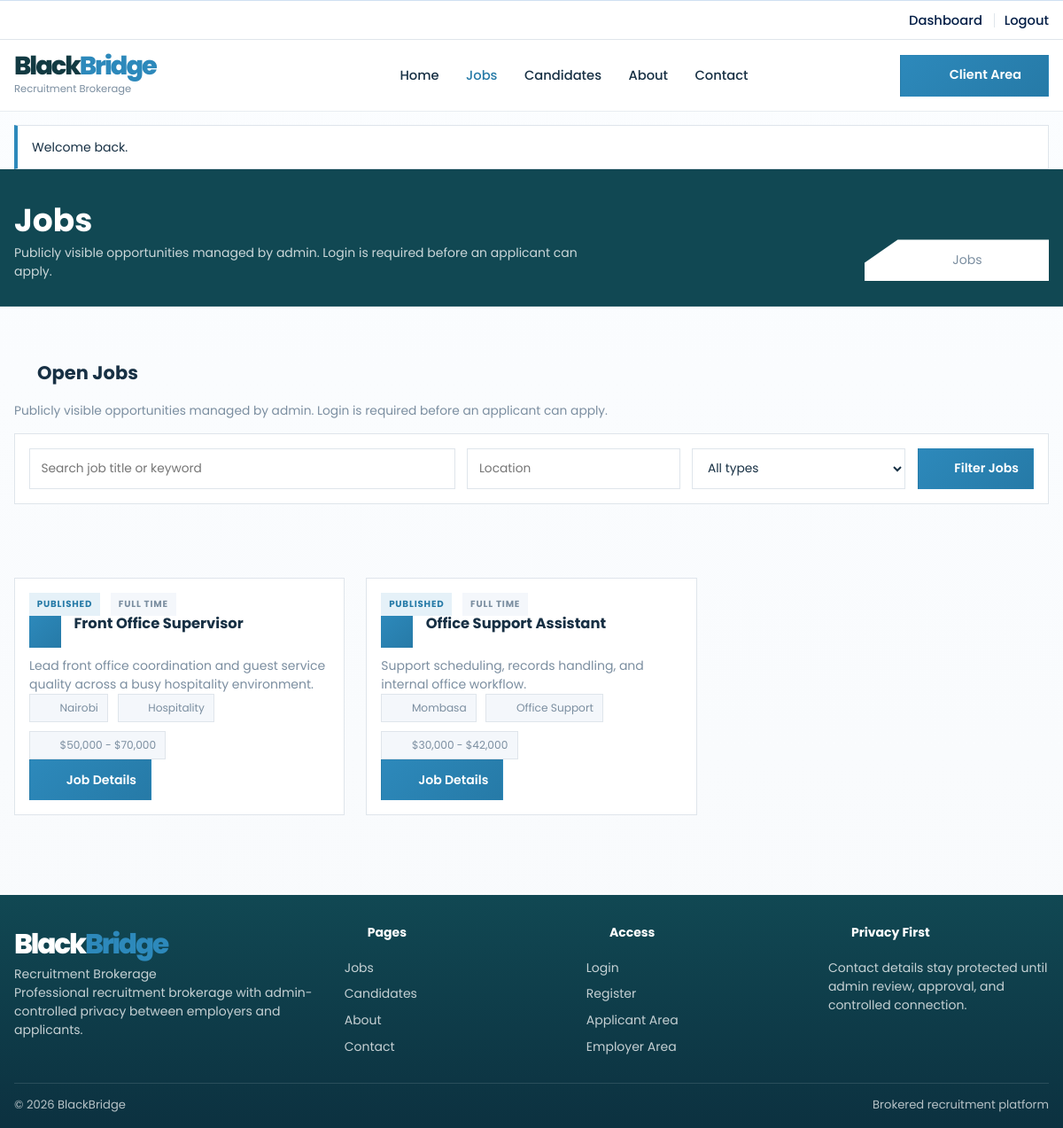
The app's page /jobs.php (signed in) with its own data.
### tables this page shows
CREATE TABLE IF NOT EXISTS jobs (
    id INT UNSIGNED AUTO_INCREMENT PRIMARY KEY,
    title VARCHAR(200) NOT NULL,
    category_id INT UNSIGNED NULL,
    location VARCHAR(150) NOT NULL,
    employment_type VARCHAR(80) NOT NULL,
    salary_min DECIMAL(10, 2) NULL,
    salary_max DECIMAL(10, 2) NULL,
    summary TEXT NOT NULL,
    description LONGTEXT NOT NULL,
    requirements LONGTEXT NULL,
    status ENUM('Draft', 'Published', 'Closed') NOT NULL DEFAULT 'Draft',
    is_featured TINYINT(1) NOT NULL DEFAULT 0,
    created_by INT UNSIGNED NULL,
    created_at DATETIME NOT NULL DEFAULT CURRENT_TIMESTAMP,
    updated_at DATETIME NOT NULL DEFAULT CURRENT_TIMESTAMP ON UPDATE CURRENT_TIMESTAMP,
    CONSTRAINT fk_jobs_category
        FOREIGN KEY (category_id) REFERENCES skill_categories(id)
        ON DELETE SET NULL,
    CONSTRAINT fk_jobs_creator
        FOREIGN KEY (created_by) REFERENCES users(id)
        ON DELETE SET NULL
);

CREATE TABLE IF NOT EXISTS skill_categories (
    id INT UNSIGNED AUTO_INCREMENT PRIMARY KEY,
    name VARCHAR(150) NOT NULL UNIQUE,
    description TEXT NULL,
    is_active TINYINT(1) NOT NULL DEFAULT 1,
    created_at DATETIME NOT NULL DEFAULT CURRENT_TIMESTAMP
);

### jobs.php (the view, shortened to what this page needs)
<?php
require_once __DIR__ . '/config/config.php';
$pageIntroText = site_setting(
    $pdo,
    'jobs.banner_intro',
    'Publicly visible opportunities managed by admin. Login is required before an applicant can apply.'
);
$search = trim((string) ($_GET['q'] ?? ''));
$location = trim((string) ($_GET['location'] ?? ''));
$query = '
    SELECT j.*, sc.name AS category_name
    FROM jobs j
    LEFT JOIN skill_categories sc ON sc.id = j.category_id
    WHERE j.status = "Published"
';
$params = [];
$query .= ' ORDER BY j.is_featured DESC, j.created_at DESC';
$statement = $pdo->prepare($query);
$statement->execute($params);
$jobs = $statement->fetchAll();
require_once __DIR__ . '/includes/header.php';
?>
<section class="section">
    <div class="container">
        <div class="section-head">
            <div>
                <h1><?= ui_icon('briefcase', 'section-icon section-icon-inline') ?>Open Jobs</h1>
                <p><?= e($pageIntroText) ?></p>
            </div>
        </div>
        <form class="form-card search-bar" method="get">
            <input type="text" name="q" placeholder="Search job title or keyword" value="<?= e($search) ?>">
            <input type="text" name="location" placeholder="Location" value="<?= e($location) ?>">
            <select name="type">
                <option value="">All types</option>
            </select>
            <button class="button button-dark" type="submit">
                <?= ui_icon('search', 'button-icon') ?>
                Filter Jobs
            </button>
        </form>
    </div>
</section>
<section class="section">
    <div class="container cards-grid">
        <?php foreach ($jobs as $job): ?>
            <article class="card">
                <div class="stack-row">
                    <span class="badge <?= e(status_badge_class($job['status'])) ?>"><?= e($job['status']) ?></span>
                    <span class="badge badge-neutral"><?= e($job['employment_type']) ?></span>
                </div>
                <div class="card-title-row">
                    <span class="icon-badge"><?= ui_icon('briefcase', 'card-inline-icon') ?></span>
                    <h3><?= e($job['title']) ?></h3>
                </div>
                <p><?= e(truncate_text($job['summary'], 160)) ?></p>
                <div class="inline-meta">
                    <span><?= ui_icon('map', 'ui-icon') ?><?= e($job['location']) ?></span>
                    <span><?= ui_icon('category', 'ui-icon') ?><?= e($job['category_name'] ?: 'General') ?></span>
                    <span><?= ui_icon('chart', 'ui-icon') ?><?= e(salary_range_display($job['salary_min'], $job['salary_max'])) ?></span>
                </div>
                <div class="card-actions">
                    <a class="button button-dark" href="<?= e(app_url('job-details.php?id=' . $job['id'])) ?>">
                        <?= ui_icon('document', 'button-icon') ?>
                        Job Details
                    </a>
                </div>
            </article>
        <?php endforeach; ?>
    </div>
</section>
<?php require_once __DIR__ . '/includes/footer.php'; ?>

### includes/functions.php (shortened to what this page needs)
<?php
function app_url(string $path = ''): string
{
    $path = ltrim($path, '/');
    return BASE_URL . ($path !== '' ? '/' . $path : '');
}
function e(mixed $value): string
{
    return htmlspecialchars((string) $value, ENT_QUOTES, 'UTF-8');
}
function truncate_text(?string $text, int $length = 140): string
{
    $text = trim((string) $text);
    if (mb_strlen($text) <= $length) {
        return $text;
    }
    return mb_substr($text, 0, $length - 3) . '...';
}
function salary_range_display(mixed $minimum, mixed $maximum): string
{
    $minimum = $minimum !== null && $minimum !== '' ? number_format((float) $minimum) : null;
    $maximum = $maximum !== null && $maximum !== '' ? number_format((float) $maximum) : null;
    if ($minimum !== null && $maximum !== null) {
        return '$' . $minimum . ' - $' . $maximum;
    }
    return 'Negotiable';
}
function status_badge_class(string $status): string
{
    $normalized = strtolower($status);
    return match ($normalized) {
        'approved', 'connected', 'published', 'active' => 'badge-success',
        'rejected', 'closed', 'inactive' => 'badge-danger',
        'reviewing', 'pending', 'draft' => 'badge-warning',
        default => 'badge-neutral',
    };
}
function ui_icon(string $name, string $class = 'ui-icon'): string
{
    $markup = $icons[$name] ?? $icons['spark'];
    return '<svg class="' . e($class) . '" viewBox="0 0 24 24" fill="none" stroke="currentColor" stroke-width="1.8" stroke-linecap="round" stroke-linejoin="round" aria-hidden="true">' . $markup . '</svg>';
}
function site_settings_map(PDO $pdo, bool $forceRefresh = false): array
{
    static $cache = null;
    if ($cache !== null && !$forceRefresh) {
        return $cache;
    }
    $cache = [];
    try {
        $statement = $pdo->query('SELECT setting_key, setting_value FROM site_settings');
        foreach ($statement->fetchAll() as $row) {
            $cache[$row['setting_key']] = $row['setting_value'];
        }
    } catch (Throwable) {
        $cache = [];
    }
    foreach (site_setting_definitions() as $group) {
        foreach ($group['fields'] as $key => $definition) {
            if (!array_key_exists($key, $cache)) {
                $cache[$key] = (string) ($definition['default'] ?? '');
            }
        }
    }
    return $cache;
}
function site_setting(PDO $pdo, string $key, string $fallback = ''): string
{
    $settings = site_settings_map($pdo);
    if (array_key_exists($key, $settings)) {
        return (string) $settings[$key];
    }
    return default_site_setting_value($key, $fallback);
}

### records on screen
jobs: status "PUBLISHED", employment_type "FULL TIME", title "Front Office Supervisor", summary "Lead front office coordination and guest service quality across a busy hospitality environment.", location "Nairobi", category.name "Hospitality", salary_range_display($job['salary_min'], $job['salary_max']) "$50,000 - $70,000"
jobs: status "PUBLISHED", employment_type "FULL TIME", title "Office Support Assistant", summary "Support scheduling, records handling, and internal office workflow.", location "Mombasa", category.name "Office Support", salary_range_display($job['salary_min'], $job['salary_max']) "$30,000 - $42,000"

### other values on screen
$brandPrimary "Black"
$brandAccent "Bridge"
$brandTagline "Recruitment Brokerage"
$item['label'] "Home"
$item['label'] "Jobs"
$item['label'] "Candidates"
$item['label'] "About"
$item['label'] "Contact"
$flash['message'] "Welcome back."
$pageTitle "Jobs"
$pageIntroText "Publicly visible opportunities managed by admin. Login is required before an applicant can apply."
site_setting($pdo, 'footer.privacy_title', 'Privacy First') "Privacy First"
$siteDisplayName "BlackBridge"
